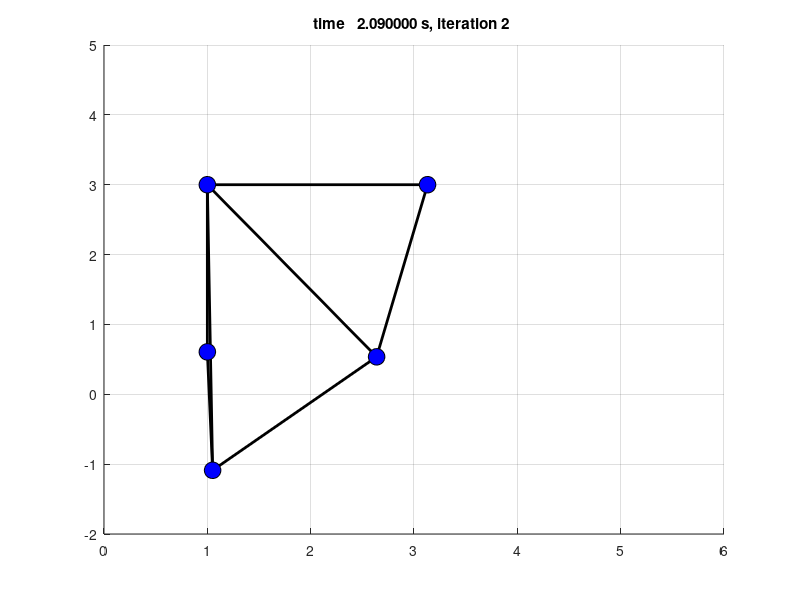
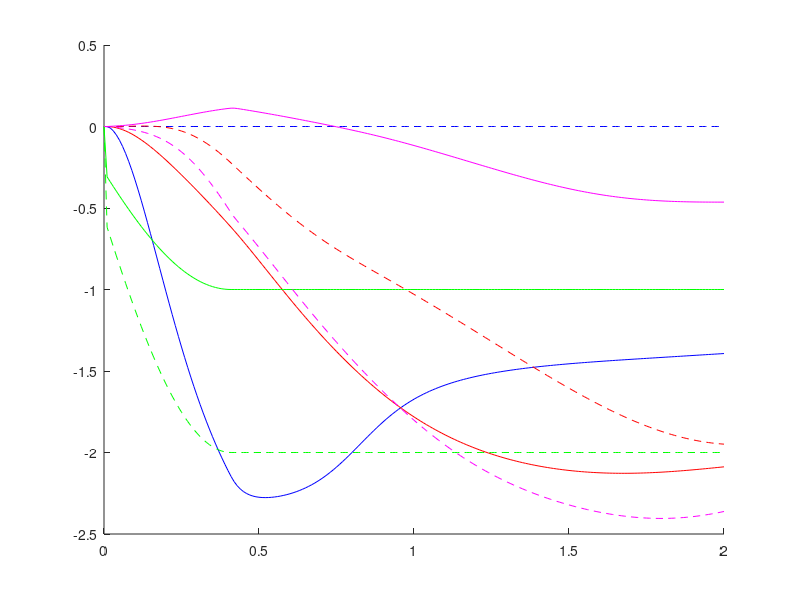

MATLAB code for these plots, in order:
function AmrMohVar1Part2


% Newmark's method for 2D spring system with kinematic loads
% (large displacements)

clear all;
close all; clc;

k=[10 20 20 20 10 10 10];  % Xstiffness
m=[0.1 2 2 0.1 2];         % Xmasses
c=[2 10 10 10 2 2 2] ;          % Xdamping coefficients
F=-[0 m(1) 0 m(2) 0 m(3) 0 m(4) 0 m(5)]'*9.81; % Xforces
ind=[1 2 ;2 3 ; 2 4; 4 5; 5 3; 4 3;3 1];      % Xindices for elements
coordx = [1 3 3 5 5]; % XXcoordinates in X and Y (1D springs)
coordy = [2 1 4 1 3];

%IC=[0 0 0 0 1 1 0 0 0 0];   % Xpattern for kinematic loads
IC=[1 0 0 0 1 1 0 0 0 1];
% parameters of known displacements: ********
s=[0; -2;-1;0];  % Xdisplacement
%s2=[0; 0; 0 ;0];
%tz=1;          % start of kinematic load
omega=pi;
% *****************************************

nel=length(k), nmz=length(m)   % number of nodes and elements
M1(1:2:(2*nmz))= m; M1(2:2:(2*nmz))= m;
M=diag(M1);              % mass matrix

U=zeros(2*nmz,1);DU=zeros(2*nmz,1);DDU=zeros(2*nmz,1); % initial conditions

K=zeros(2*nmz);           % stiffness matrix
C=zeros(2*nmz);           % stiffness matrix
for j=1:nel
    i1=ind(j,1);i2=ind(j,2);
    K([2*i1-1, 2*i1,2*i2-1,2*i2],[2*i1-1, 2*i1,2*i2-1,2*i2]) =...
        K([2*i1-1, 2*i1,2*i2-1,2*i2],[2*i1-1, 2*i1,2*i2-1,2*i2])+...
        matrix_K(coordx([i1, i2]),coordy([i1, i2]),U([2*i1-1, 2*i1,2*i2-1,2*i2]),k(j));
end

% construct blocks of matrices:
M1=M(~IC,~IC);  f1=F(~IC); % main blocks
K12=K(~IC,find(IC)); C12=C(~IC,find(IC));
M12=M(~IC,find(IC));  % blocks respective to nodes which are loaded kinematically


TT=2; dt=0.01;
nsteps=TT/dt;
t=0.1;
Urez(1:2*nmz,1:nsteps+1)=0;                    % results

b0=dt^2/5; b1=dt/3; b2=3;       % parameters of Newmark's method
figure(1); hold on; axis([0 6 -2 5]); grid on;
h = [];
itmax = 1000;
epsmax = 1e-1;

for i=1:nsteps                  % numerical integration step
    dltDDU=zeros(2*nmz,1);
    q0=U(~IC)+dt*DU(~IC)+dt*dt/2*DDU(~IC);
    q1=DU(~IC)+dt*DDU(~IC);
    q2=DDU(~IC);
    % add forces generated due to the kinematic loads: .........
    ss=sin(omega*t);
    sv=omega*sin(omega*t);
    sa=-omega*omega*cos(omega*t);
    if t>=0.1 && t<=0.5
         f1k=f1-M12*s*sa-C12*s*sv-K12*s*ss;
        %  update known displacements, velocities and accelerations
        U(find(IC))=s*ss;
        DU(find(IC))=s*sv;
        DDU(find(IC))=s*sa;
    else, f1k=f1-K12*s*ss;
        U(find(IC))=s;
        DU(find(IC))=0;
        DDU(find(IC))=0;
    end
    % ...............................................................
    % Newton's Raphson's iterations
    for iii = 1:itmax
        
        K=zeros(2*nmz);           % stiffness matrix
        for j=1:nel
            i1=ind(j,1);i2=ind(j,2);
            K([2*i1-1, 2*i1,2*i2-1,2*i2],[2*i1-1, 2*i1,2*i2-1,2*i2]) =...
                K([2*i1-1, 2*i1,2*i2-1,2*i2],[2*i1-1, 2*i1,2*i2-1,2*i2])+...
                matrix_K(coordx([i1, i2]),coordy([i1, i2]),U([2*i1-1, 2*i1,2*i2-1,2*i2]),k(j));
        end       

         F1 = zeros(size(F));  % known forces
        F1(~IC) = f1k;

        psi = remainder(U,[coordx' coordy'],ind,k,F1, DU, c)-M*DDU;
       
        KD = b2*M+b1*C+b0*K;
        K12 = KD(~IC,find(IC));
        
        INCR=zeros(2*nmz,1);
        INCR(find(~IC))=KD(find(~IC),find(~IC))\(psi(find(~IC)));
        dltDDU = dltDDU + INCR;
        eps=norm(INCR)/(norm(dltDDU)+norm(INCR));
        U(~IC)=q0+b0*dltDDU(~IC);
        DU(~IC)=q1+b1*dltDDU(~IC);
        DDU(~IC)=q2+b2*dltDDU(~IC);
        if eps<epsmax, break,    end
        % visualization
        if ~isempty(h), delete(h); end
        h =  plotStructure(coordx+U(1:2:end)',coordy+U(2:2:end)',ind);
        fprintf(1,'time %10.6f s, iteration %d , tikslumas %10.6f\n',...
            t,iii,eps);
        title(sprintf('time %10.6f s, iteration %d ',t,iii));
        pause(0.00001);
    end
    % ...............................................................
    
    Urez(:,i+1)=U;
    
    
    t=t+dt;
    
end

figure(2);hold on;
plot([0:dt:TT],Urez(1,:),'--b');
plot([0:dt:TT],Urez(2,:),'-b');
plot([0:dt:TT],Urez(3,:),'--r');
plot([0:dt:TT],Urez(4,:),'-r');
plot([0:dt:TT],Urez(5,:),'--g');
plot([0:dt:TT],Urez(6,:),'-g');
plot([0:dt:TT],Urez(7,:),'--m');
plot([0:dt:TT],Urez(8,:),'-m');
return
end
function h =  plotStructure(coordx,coordy,Relations)
h = [];
for i = 1:size(Relations,1)
    h = [h; plot(coordx(Relations(i,:)),coordy(Relations(i,:)),'k-','LineWidth',2);];
end
h = [ h; plot(coordx, coordy, 'ko', 'MarkerFaceColor',[0 0 1], 'MarkerSize',12);];
end
function Ke=matrix_K(x,y,U,k)

L0=norm([x(2)-x(1),y(2)-y(1)]);
Lvec=[x(2); y(2)]+U(3:4)-...
    [x(1); y(1)]-U(1:2);
L=norm(Lvec); n=Lvec/L;

KTeblokas(1:2,1:2)=k*[ 1-L0/L+Lvec(1)^2*L0/L^3, Lvec(1)*Lvec(2)*L0/L^3; ...
    Lvec(1)*Lvec(2)*L0/L^3, (1-L0/L+Lvec(2)^2*L0/L^3) ];


Ke =  [KTeblokas, -KTeblokas; -KTeblokas, KTeblokas];

return
end
function psi=remainder(U,cor,ind,k,F,DU,c)

nel=size(ind,1);nmz=size(cor,1);
psi=zeros(2*nmz,1);

for i=1:nel
    
    mzr=ind(i,1); mzs=ind(i,2); r=[2*mzr-1,2*mzr]; s=[2*mzs-1,2*mzs];
    cr=cor(mzr,:);cs=cor(mzs,:);
    Lvec=cs+U(s)'-cr-U(r)'; L=norm(Lvec); n=Lvec/L;
    L0=norm(cs-cr);
    T=k(i)*(L-L0)+c(i)*dot(n, DU(s)-DU(r));
    psi([r,s])=psi([r,s])+[n'; -n']*T;
    
end

psi=psi+F;

return
end